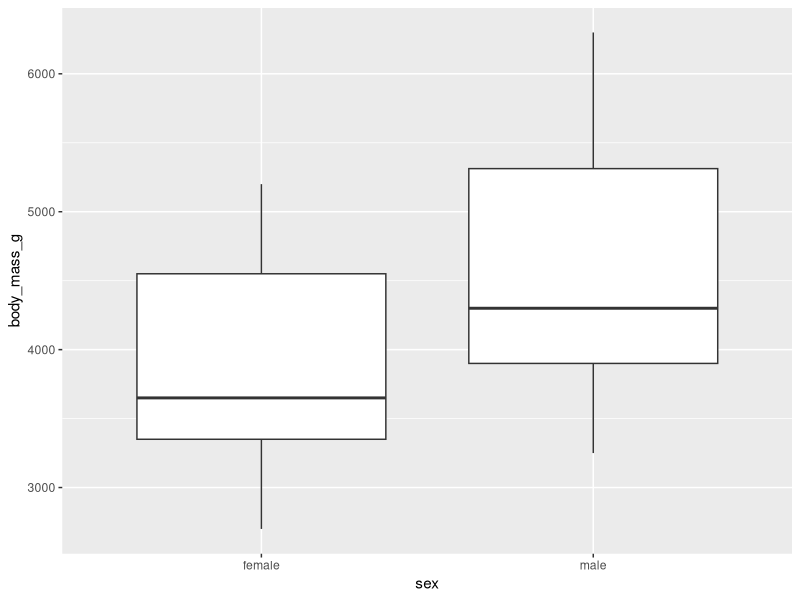
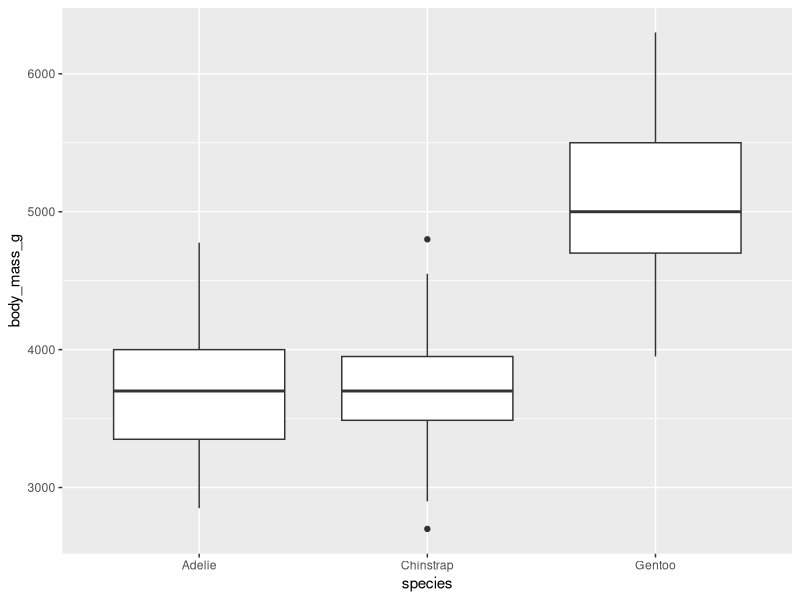
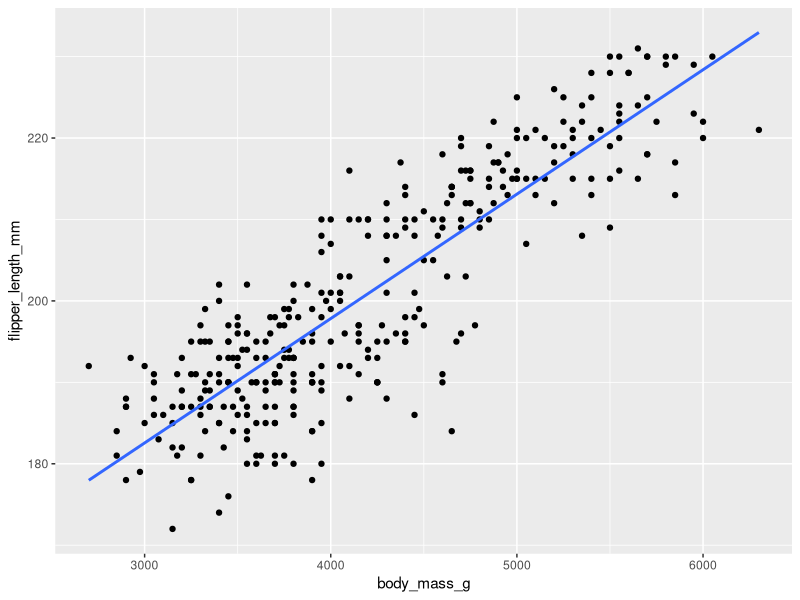
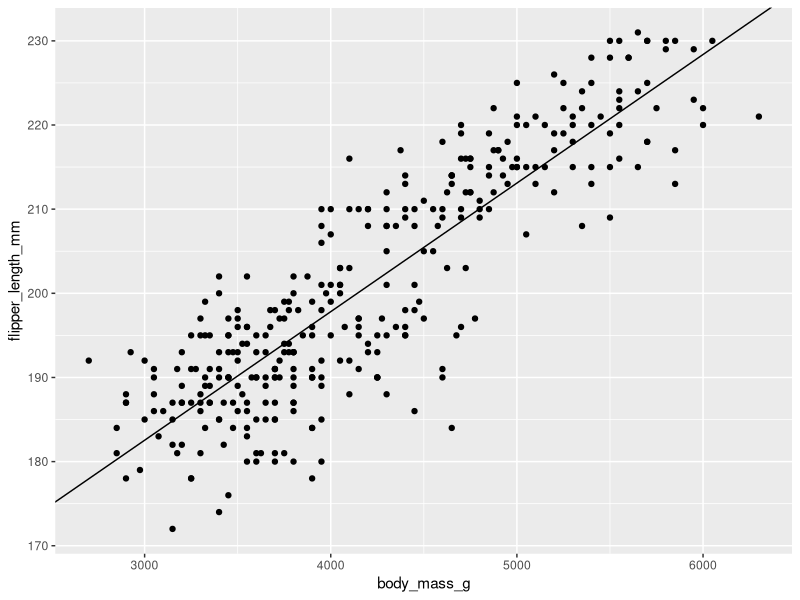
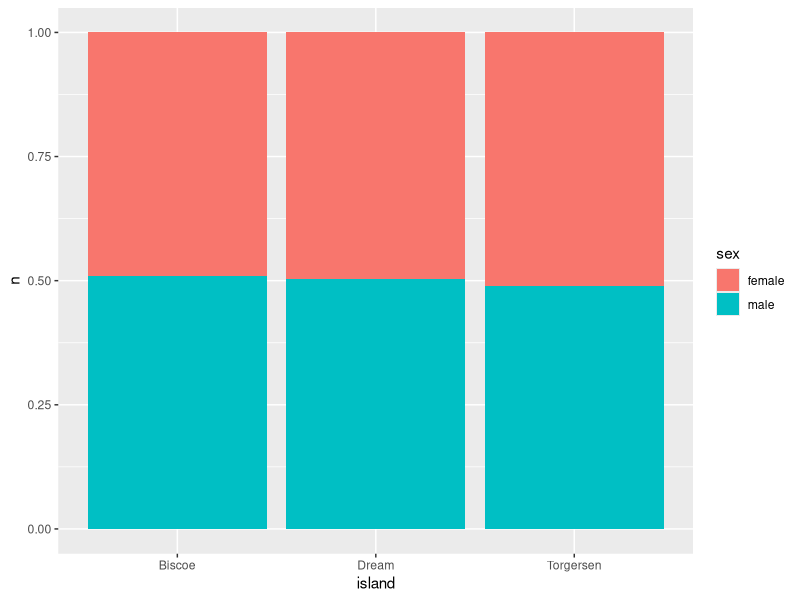
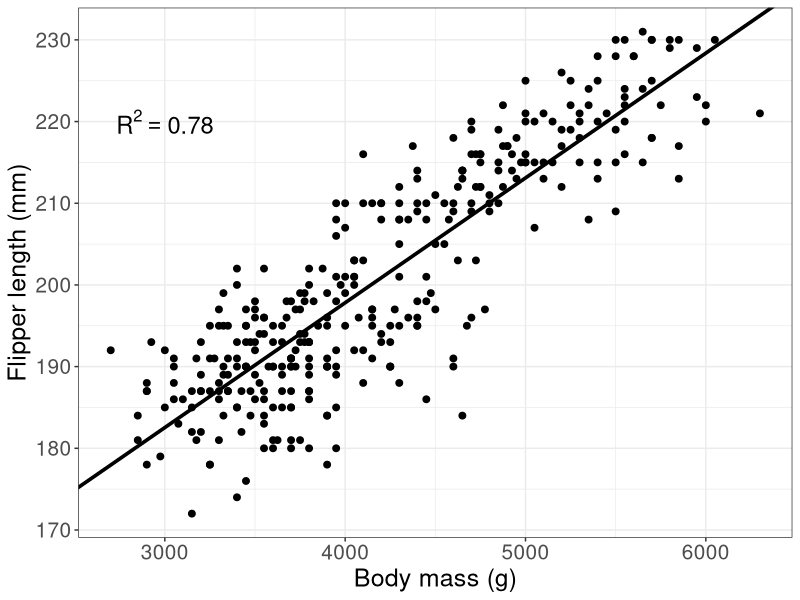

Generate these figures, in order, with R:
## ---- chunk 1
#| include: false
library(palmerpenguins)
library(ggplot2)
library(tidyverse)
library(multcomp)
## ---- chunk 2
#get the penguins dataset from the palmerpenguins package
penguins <- palmerpenguins::penguins
## ---- chunk 3
str(penguins)
## ---- chunk 4
#mean body mass of penguins
mean(penguins$body_mass_g)
## ---- chunk 5
#get the mean body mass of penguins and remember to remove NA values!
mean(penguins$body_mass_g, na.rm = T)
## ---- chunk 6
penguins %>%
  #group the penguins dataset by sex
  group_by(sex) %>%
  #look at the mean body mass by sex
  summarise(mean = mean(body_mass_g, na.rm = T))
## ---- chunk 7
#is there a difference in body mass by sex in the penguin dataset?
t.test(penguins$body_mass_g ~ penguins$sex)
## ---- chunk 8
penguins_2 <- penguins %>%
  #filter() removes or keeps rows based on conditions
  filter(!is.na(sex)) #! tells R "not" and the is.na() function tests for NA values
# so this filter is looking at the "sex" column in the dataset and keeping all rows
# where "sex" is *not NA*
## ---- chunk 9
#| warning: false
ggplot(data  = penguins_2, #the dataset we want to visualize
       mapping = aes(x = sex, #the "aesthitics" aka what is "x" and "y"?
                     y = body_mass_g)) +
  geom_boxplot() #what kind of plot do we want to plot? I've chosen a boxplot.
## ---- chunk 10

oneway.test(body_mass_g ~ species, #body mass differences by species group
  data = penguins, #define the dataset we want to use
  var.equal = TRUE # assuming equal variances
)

## ---- chunk 11
penguin_anova <- aov(body_mass_g ~ species,
  data = penguins
)

summary(penguin_anova)
## ---- chunk 12
# Tukey HSD test:
post_test <- glht(penguin_anova, #define the ANOVA object to test
  linfct = mcp(species = "Tukey") #tell the function to run Tukey's
)

#look at the summary:
summary(post_test)
## ---- chunk 13
#| warning: false

ggplot(data = penguins, #using the penguins dataset
       mapping = aes(x = species, #x axis is each species
                     y = body_mass_g)) + #y axis is the body mass
  geom_boxplot() #what kind of plot are we making - boxplot

## ---- chunk 14
regression_mod <- lm(flipper_length_mm ~ body_mass_g, #predicting flipper length
                     #from body mass
                     data = penguins) #data is the penguins dataset

summary(regression_mod)
## ---- chunk 15
#| warning: false
ggplot(penguins, aes(x = body_mass_g, y = flipper_length_mm)) +
  geom_point() +
  geom_smooth(method = 'lm', #method is linear regression model, 'lm'
              se = F) #don't show the shaded standard errors
## ---- chunk 16
ggplot(penguins, aes(x = body_mass_g, y = flipper_length_mm)) +
  geom_point() +
  geom_abline(slope = 1.528e-02, #the "Estimate" for body_mass_g from summary
              intercept = 1.367e+02) #the "Estimate" for the intercept from summary
## ---- chunk 17
penguins_3 <- penguins_2 %>%
  #get a tally by combinations of island and sex
  group_by(island, sex) %>%
  tally()

#look at this dataset
penguins_3
## ---- chunk 18
penguins_4 <- penguins_3 %>%
  pivot_wider(names_from = sex, #make each sex its own column
              values_from = n) %>% #fill those columns with the counts
  column_to_rownames(var = "island") #make the island name the row names vs its own column

penguins_4
## ---- chunk 19
chisq.test(penguins_4)
## ---- chunk 20
str(penguins_3)
ggplot(data = penguins_3, #the "tidy" summarised island-sex penguin dataset
       mapping = aes(x = island, #x is the island
                     y = n, #y is the count of male-female on each island
                     fill = sex)) + #color of the bar portion is sex
geom_bar(stat = "identity", #tell geom_bar that we want to see each group
         position = "fill") #make each proportional to 1 in that group
## ---- chunk 21
#| warning: false

label <- paste("R^2 == 0.78")

ggplot(penguins, aes(x = body_mass_g, y = flipper_length_mm)) +
  geom_point(size = 2) +
  geom_abline(slope = 1.528e-02, #the "Estimate" for body_mass_g from summary
              intercept = 1.367e+02,
              size = 1.25) +#the "Estimate" for the intercept from summary
  theme_bw() +
  annotate(geom = "text",
           x = 3000, y = 220,
           label = label,
           size = 6,
           parse = T) +
  labs(x = "Body mass (g)", y = "Flipper length (mm)") +
  theme(axis.text = element_text(size = 15),
        axis.title = element_text(size = 18))
